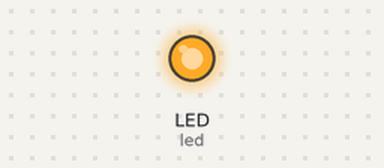
Bench run of a program on a simulated CircuitPython board. Parts: output pins drawn as LEDs (lit = HIGH). Files the program writes start out absent; what the program prints to the serial console is not drawn.

Above: at 0.1 s.
At 38.4 s:
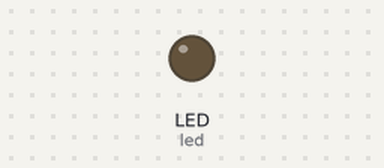
Timing chart, 0 to 39.9 s (numbered marks = the images above):
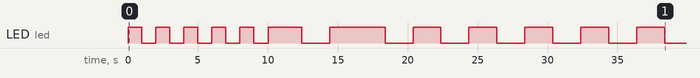

Measured:
- by itself, LED (led): goes 5 × (HIGH 1.0 s, LOW 1.0 s), HIGH 2.4 s, LOW 2.0 s, HIGH 3.9 s, 5 × (LOW 2.0 s, HIGH 2.0 s), then LOW

The program:

code.py
```python
# prime v5.2 - rp2350 - 2025/05/10 - 2026/10/08
# cycles through limits and writes to the filesystem

import math, time, digitalio, board, os, microcontroller

scope = [100, 1000, 10000, 100000, 1000000, 10000000, 25000000, 100000000, 1000000000, 2147483647, 4294967295]
reference = [25, 168, 1229, 9592, 78498, 664579, 1565927, 5761455, 50847534, 105097564, 203280221]
time_calc = [0, 0, 0, 0, 0, 0, 0, 0, 0, 0, 0]

led = digitalio.DigitalInOut(board.LED)
led.direction = digitalio.Direction.OUTPUT

def is_prime(number):
    global found
    flag_prime = 1
    for divider in range(3, int(math.sqrt(number)) + 1, 2):
        if number % divider == 0:
            flag_prime = 0
            break
    return flag_prime

def find_primes(largest):
    global primes
    global found
    for number in range(11, largest + 1, 2):
        if is_prime(number) > 0:
            found += 1
            primes.append(number)

def is_prime_fast(number):
    global found
    flag_prime = 1
    largest_divider = int(math.sqrt(number)) + 1
    for divider in primes:
        if number % divider == 0:
            flag_prime = 0
            break
        if divider > largest_divider:
            break
    return flag_prime

def elapsed_time(seconds):
    hours = int(seconds/3600)
    minutes = int(seconds/60 - hours*60)
    sec = int(seconds - minutes*60 - hours*3600)
    return(f"{hours}h {minutes}min {sec}s")

if __name__ == "__main__":
    for i in range(10):
        led.value = not led.value
        print(f"Starting in {10-i} seconds")
        time.sleep(1)

    microcontroller.cpu.frequency = 200_000_000
    print(f"CPU speed increased to {microcontroller.cpu.frequency / 1000000} MHz")


    for i in range(len(scope)):
        last = scope[i]
        found = 4              # we start from 11, know 2, 3, 5, 7
        primes = [3, 5, 7]     # exclude 2 since we only test odd numbers
        print(f"\nPrime numbers to {last} in v5.4")
        start = time.monotonic()
        dot = start
        column = 1
        largest_divider = int(math.sqrt(last))
        if largest_divider % 2 == 0:
            largest_divider += 1
        print(f'First find prime dividers up to {largest_divider}.')
        find_primes(largest_divider)
        print(f'Found {found} primes, now use them als dividers.')
        for number in range(largest_divider + 2, last, 2):
            found += is_prime_fast(number)
            if (time.monotonic() - dot) > 2:
                print(".", end="")
                led.value = not led.value
                dot = time.monotonic()
                column += 1
                if column > 30:
                    t = elapsed_time(time.monotonic() - start)
                    print(f" {t} - {number} {int(number*100/last)}% ")
                    column = 1
        duration = time.monotonic() - start
        print(f'This took: {duration} seconds.')
        print(f'Found {found} primes.')
        filename = "/" + str(last) + ".txt"
        try:
            with open(filename, "w") as fp:
                fp.write(board.board_id)
                fp.write(f'\nPrimes to {last} took {duration} seconds.')
                fp.write(f'\nFound {found} primes. Should be {reference[i]}.')
                print('Exported to filesystem ')
                led.value = True
        except:
            print("Can't write to the filesystem. Press reset and after that the boot button in the first 5 seconds")
            led.value = False
        #print(f'Primes to {last} took {(end - start)} seconds.')
        #print(f'Found {found} primes. Should be {reference[i]}.')
        time_calc[i] = duration
    print('\nWrite summary')
    try:
        with open("summary.txt", "w") as fp:
            fp.write(f'Primes calculation in Circuitpython v5.2 2025/05/10\n')
            fp.write(board.board_id)
            fp.write('\n last       time in seconds\n')
            for i in range(len(time_calc)):
                fp.write(f' {scope[i]}   {time_calc[i]}\n')
            print('Exported to filesystem ')
    except:
        print("Can't write to the filesystem. Press reset and after that the boot button in the first 5 seconds")

while True:
    lightshow()
```
